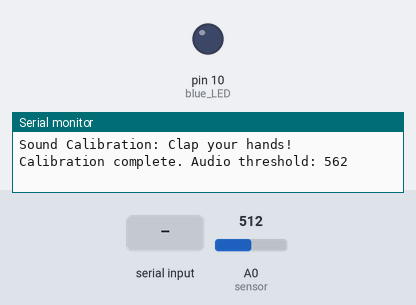
Recording of a sketch running on a simulated Arduino Uno, built with avr-gcc and run on an emulated ATmega328P. Parts: output pins drawn as LEDs (lit = HIGH), the last lines printed to the serial monitor. Dashed ring = blinking. Inputs (shaded band) come from the test bench; at power-on: A0 (sensor) = 512.

Above: at 8.7 s.
8.8 s: "R" received over Serial
At 10.5 s:
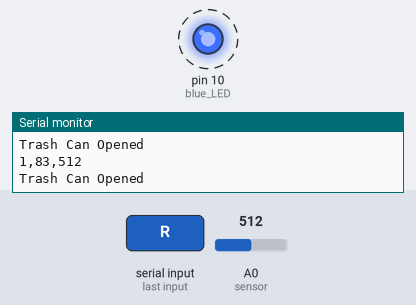
11.8 s: A0 (sensor) set to 489
14.3 s: "T" received over Serial
At 15.1 s:
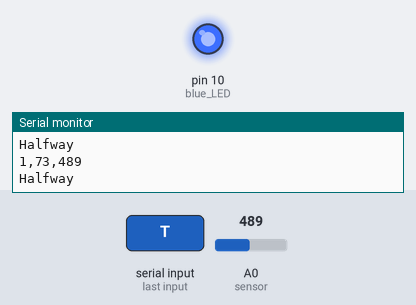
15.8 s: "S" received over Serial
At 18.1 s:
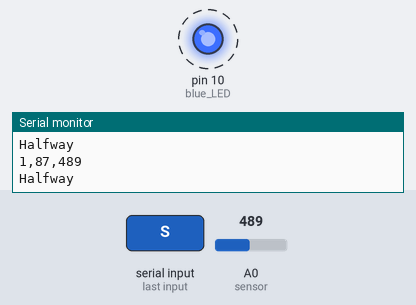
18.8 s: A0 (sensor) set to 111
20.8 s: A0 (sensor) set to 91
Timing chart, 0 to 23.8 s (numbered marks = the images above; inputs shaded):
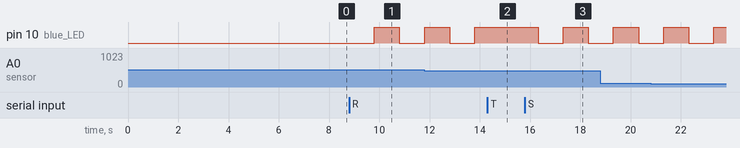

The sketch:

Wireless_Sensor_Trashcan_System_FINAL.ino
```cpp
/*
  Description:
  The Wireless Sensor Trashcan System is a proof-of-concept project that showcases the capabilities
  of a wireless sensor system designed by a collaborative team. The system seamlessly integrates
  diverse sensors, actuators, and wireless connectivity to provide an insightful demonstration of
  its functionalities. While the project is not tailored for production, it stands as a fully
  functional prototype that highlights essential features.

  How to Run:
  1. Connect the servo signal pin to digital pin 9, the sound sensor analog pin to A0, and the slider pin to the appropriate pin.
  2. Upload the provided Arduino code to the target device.
  3. Ensure that the necessary libraries, such as Servo, are installed in the Arduino IDE.
  4. Set up the base station code in Python for data processing and visualization.
  5. Power on the system and initiate the wireless sensor trashcan.
  6. Observe the system's autonomous operation, responsiveness to sound, and actuation based on the slider input.

  Project Accomplishments:
  - Integrated two sensor inputs into the system.
  - Utilized a single actuator for system output.
  - Established wireless connectivity to enhance communication.
  - Implemented base station code in Python to manage and process data.
  - Stored sensor data in time-stamped files or a database for future analysis.
  - Achieved autonomy, allowing the system to operate autonomously once initiated.
  - Prioritized stability and high fault tolerance, ensuring robust functionality even in challenging conditions.
  - Structured the code to be memory-efficient, stable, and resistant to faults, meeting assessment criteria.
  - Organized the codebase following best practices for clean and readable code.
  - Provided meaningful comments throughout the code to enhance readability and understanding.

  Final Presentation:
  - Include in-depth details of the system's design, including state diagrams and architecture.
  - Showcase visualizations of previously collected data to illustrate the system's performance.
  - Conduct a live demonstration showcasing the functionality of the wireless sensor system.
*/
#include <MsTimer2.h>

int count = 0;
char incomingByte; // Variable to store the incoming byte
unsigned long init_time = 0;
int setTime = 20;
int stamp;

// Nodes
int id = 1;

int blue_LED = 10;
int counter = 0;
unsigned long t;
bool ready;
int backoff;

// Trashcan states
const int CLOSED = 0;
const int OPENED = 1;
const int HALFWAY = 2;

int trashcanState = CLOSED;

// Calibration threshold for sound detection
int clapThreshold;

void clocky() {
  ready = true;

  count = analogRead(A0); // read the value from the sensor

  Serial.print(id);
  Serial.print(",");
  Serial.print(counter);
  Serial.print(",");
  Serial.println(count); // print the sensor readings

  // Update trashcan state based on sensor readings
  updateTrashcanState(count);

  // Output trashcan state
  printTrashcanState();

  // Blink
  counter++;
  if (counter == 50) {
    digitalWrite(blue_LED, HIGH);
  } else if (counter == 100) {
    counter = 0;
    digitalWrite(blue_LED, LOW);
  }
  t = stamp;
}

void setup() {
  Serial.begin(57600);
  MsTimer2::set(setTime, clocky);
  pinMode(blue_LED, OUTPUT);
  pinMode(A0, INPUT);

  // Perform sound calibration
  calibrateSound();
}

void loop() {
  if (Serial.available() > 0) {

    incomingByte = Serial.read(); // Read the incoming byte

    if (incomingByte == 'R') // START
    {
      Serial.println(count);
      MsTimer2::start(); // start sampling (all nodes)
    } else if (incomingByte == 'T') // STOP
    {
      MsTimer2::stop();
    } else if (incomingByte == 'S') // SYNC
    {
      MsTimer2::stop();
      MsTimer2::start();
    }
  }
}

void serialEvent() {
  // Ready/backoff
  if (ready) {
    ready = false;
    int backOff = id * 3; // node 2 delay 3ms, node 3 delay 6ms
    delay(backOff);
  }
}

void calibrateSound() {
  Serial.println("Sound Calibration: Clap your hands!");
  delay(5000); // Allow time for the user to clap hands

  int calibrationSamples = 50; // Number of samples for calibration
  int calibrationSum = 0;

  // Collect sound sensor readings during calibration
  for (int i = 0; i < calibrationSamples; ++i) {
    calibrationSum += analogRead(A0);
    delay(50); // Adjust delay as needed
  }

  // average value during calibration
  int calibrationThreshold = calibrationSum / calibrationSamples;

  // threshold for sound detection
  clapThreshold = calibrationThreshold + 50;

  Serial.print("Calibration complete. Audio threshold: ");
  Serial.println(clapThreshold);
}

void updateTrashcanState(int sensorReading) {
  // Implement logic to update trashcan state based on sensor readings
  // Modify the conditions and thresholds based on your specific requirements
  if (sensorReading < 100) {
    trashcanState = CLOSED;
  } else if (sensorReading >= 100 && sensorReading < 500) {
    trashcanState = HALFWAY;
  } else {
    trashcanState = OPENED;
  }
}

void printTrashcanState() {
  // Output the current state of the trashcan to the console
  switch (trashcanState) {
    case CLOSED:
      Serial.println("Trash Can Closed");
      break;
    case OPENED:
      Serial.println("Trash Can Opened");
      break;
    case HALFWAY:
      Serial.println("Halfway");
      break;
  }
}
```

Measured:
- after the input at 8.8 s, pin 10 (blue_LED): LOW → HIGH after 1.0 s, → LOW 1.0 s later
- after the input at 14.3 s, pin 10 (blue_LED): stays HIGH (without the input it goes to LOW after 0.50 s)
- after the input at 15.8 s, pin 10 (blue_LED): HIGH → LOW after 0.52 s, → HIGH 1.0 s later, → LOW 1.0 s later
